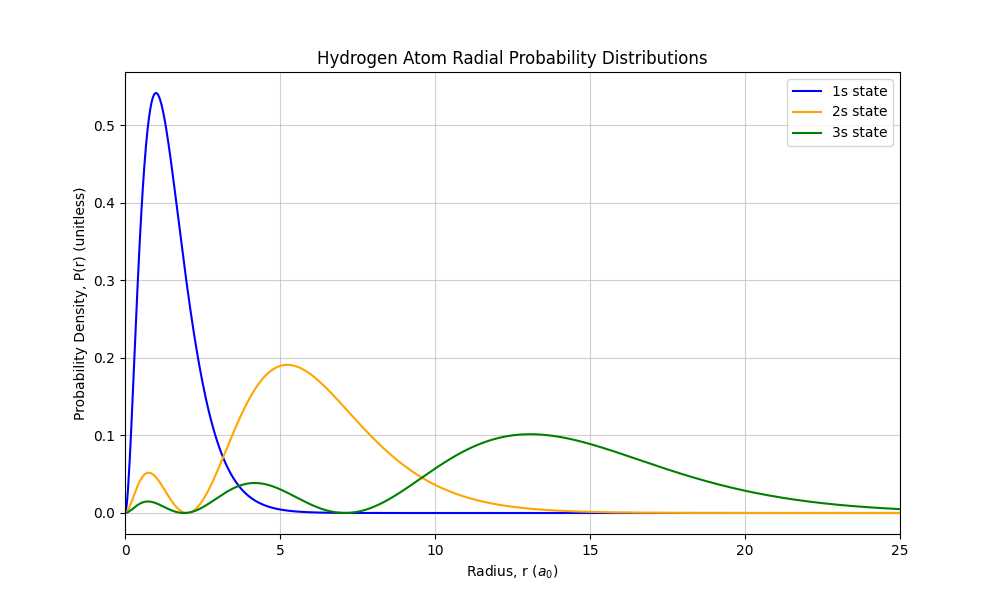

This chart was generated by the following Python code:
# -- Created With AI --

import numpy as np
import matplotlib.pyplot as plt

# Problem 4: Plot H atom radial probability distributions for 1s, 2s, and 3s states.

# Create an array of r values from 0 to 25 a_0
r = np.linspace(0, 25, 1000)

# R_1s (ground state): peaks at r = a_0
R_1s = 2 * np.exp(-r)

# R_2s (excited state): one node
R_2s = (1 / np.sqrt(2)) * (1 - r/2) * np.exp(-r/2)

# R_3s (excited state): two nodes
R_3s = (2 / (3 * np.sqrt(3))) * (1 - 2*r/3 + 2*r**2/27) * np.exp(-r/3)

# Calculate radial probability distributions P(r) = r^2 * R(r)^2
P_1s = (r**2) * (R_1s**2)
P_2s = (r**2) * (R_2s**2)
P_3s = (r**2) * (R_3s**2)

# Plotting
plt.figure(figsize=(10, 6))
plt.plot(r, P_1s, label='1s state', color='blue')
plt.plot(r, P_2s, label='2s state', color='orange')
plt.plot(r, P_3s, label='3s state', color='green')

plt.title("Hydrogen Atom Radial Probability Distributions")
plt.xlabel("Radius, r ($a_0$)")
plt.ylabel("Probability Density, P(r) (unitless)")
plt.grid(True, alpha=0.6)
plt.legend()
plt.xlim(0, 25)
plt.savefig('HW2/hw2_problem4.png')
